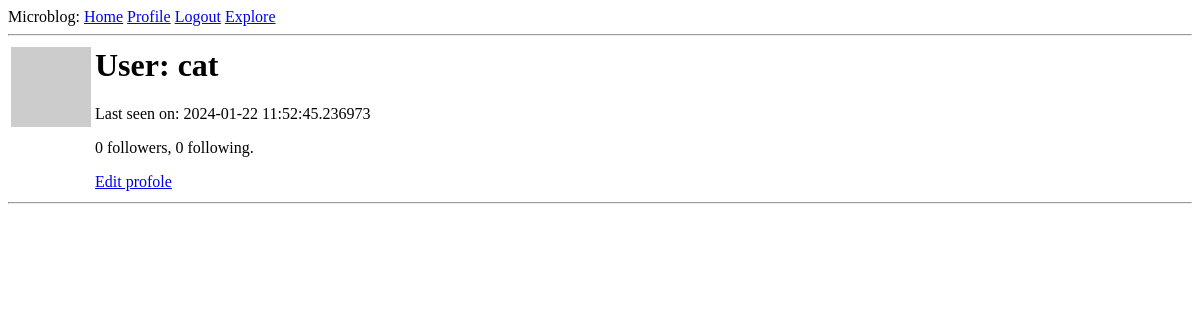
The page /user/cat (signed in) on the database as committed earlier.
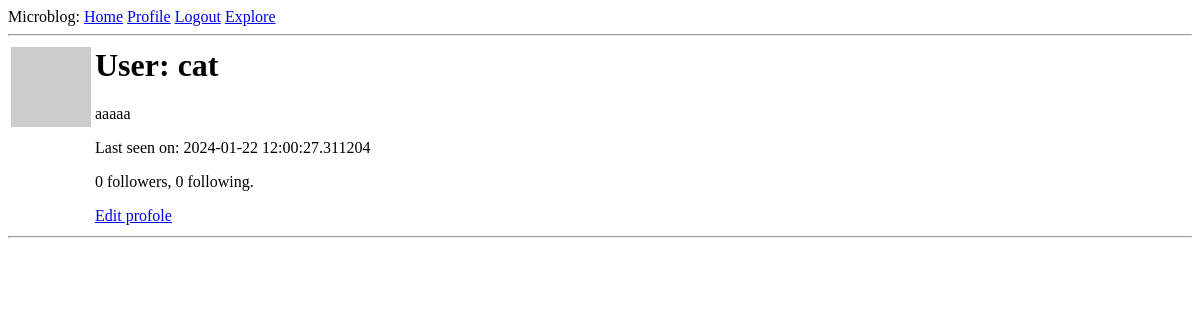
The same page on the database as committed later.
### app/models.py (models this page shows, shortened)
class User(UserMixin, db.Model):
    id: so.Mapped[int] = so.mapped_column(primary_key=True)
    username: so.Mapped[str] = so.mapped_column(sa.String(64), index=True, unique=True)
    email: so.Mapped[str] = so.mapped_column(sa.String(120), index=True, unique=True)
    password_hash: so.Mapped[Optional[str]] = so.mapped_column(sa.String(256))
    posts: so.WriteOnlyMapped["Post"] = so.relationship(back_populates="author")
    about_me: so.Mapped[Optional[str]] = so.mapped_column(sa.String(140))
    last_seen: so.Mapped[Optional[datetime]] = so.mapped_column(
        default=lambda: datetime.now(timezone.utc)
    )
    following: so.WriteOnlyMapped["User"] = so.relationship(
        secondary=followers,
        primaryjoin=(followers.c.follower_id == id),
        secondaryjoin=(followers.c.followed_id == id),
        back_populates="followers",
    )
    followers: so.WriteOnlyMapped["User"] = so.relationship(
        secondary=followers,
        primaryjoin=(followers.c.followed_id == id),
        secondaryjoin=(followers.c.follower_id == id),
        back_populates="following",
    )
    def avatar(self, size):
        digest = md5(self.email.lower().encode("utf-8")).hexdigest()
        return f"https://www.gravatar.com/avatar/{digest}?d=identicon&s={size}"
    def followers_count(self):
        query = sa.select(sa.func.count()).select_from(
            self.followers.select().subquery()
        )
        return db.session.scalar(query)
    def following_count(self):
        query = sa.select(sa.func.count()).select_from(
            self.following.select().subquery()
        )
        return db.session.scalar(query)

### app/routes.py (the view)
@app.route("/user/<username>")
@login_required
def user(username):
    user = db.first_or_404(sa.select(User).where(User.username == username))
    page = request.args.get("page", 1, type=int)
    query = user.posts.select().order_by(Post.timestamp.desc())
    posts = db.paginate(
        query, page=page, per_page=app.config["POSTS_PER_PAGE"], error_out=False
    )
    next_url = (
        url_for("user", username=user.username, page=posts.next_num)
        if posts.has_next
        else None
    )
    prev_url = (
        url_for("user", username=user.username, page=posts.prev_num)
        if posts.has_prev
        else None
    )
    form = EmptyForm()
    return render_template(
        "user.html",
        user=user,
        posts=posts.items,
        form=form,
        next_url=next_url,
        prev_url=prev_url,
    )

### app/models.py (called while the page is built)
@login.user_loader
def load_user(id):
    return db.session.get(User, int(id))

### app/routes.py (called while the page is built)
@app.before_request
def before_request():
    if current_user.is_authenticated:
        current_user.last_seen = datetime.now(timezone.utc)
        db.session.commit()

### app/templates/user.html (shortened to what this page needs)
{% extends "base.html" %} {% block content %}
<table>
  <tr valign="top">
    <td><img src="{{ user.avatar(128) }}" /></td>
    <td><h1>User: {{ user.username }}</h1>
    {%if user.about_me%}<p>{{user.about_me}}</p>{%endif%}
    {%if user.last_seen%}<p>Last seen on: {{user.last_seen}}</p>{%endif%}
    <p>{{ user.followers_count() }} followers, {{ user.following_count() }} following.</p>
    {% if user ==current_user%}
    <p><a href="{{url_for('edit_profile')}}">Edit profole</a></p>
    {%endif%}
    </td>
  </tr>
</table>
<hr />
 {% endblock %}

### app/templates/base.html (shortened to what this page needs)
<html>
  <head>
  </head>
  <body>
    <div>
      Microblog:
      <a href="{{url_for('index')}}">Home</a>
      {% if current_user.is_anonymous%}
      <a href="{{url_for('login')}}">Login</a>
      {% else%}
      <a href="{{url_for('user' , username=current_user.username)}}">Profile</a>
      <a href="{{url_for('logout')}}">Logout</a>
      <a href="{{url_for('explore')}}">Explore</a>
      {%endif%}
    </div>
    <hr />
     {% block content %}{% endblock %}
  </body>
</html>

Rows that differ between the two databases and show on the page:
changed User "cat": about_me (not shown) → "aaaaa"; last_seen "2024-01-22 11:52:45.236973" → "2024-01-22 12:00:27.311204"
